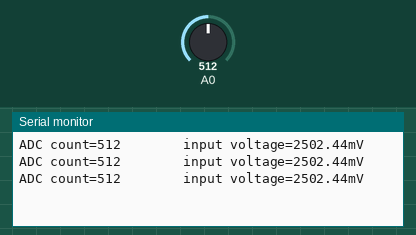
This sketch was run on a simulated Arduino Uno, built with avr-gcc and run on an emulated ATmega328P. Shown: the last lines printed to the serial monitor. The inputs (shaded band) are chosen by the test bench; at power-on: A0 = 512.

Above: at 1.3 s.
1.4 s: A0 set to 716
At 1.9 s:
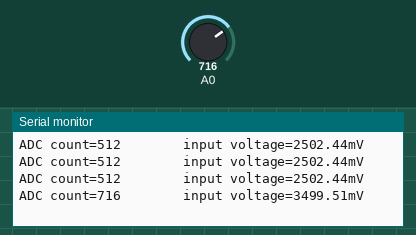
2.9 s: A0 set to 900
At 3.4 s:
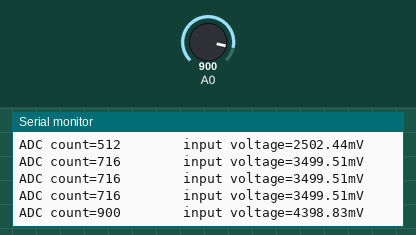
Timing chart, 0 to 5.9 s (numbered marks = the images above; inputs shaded):
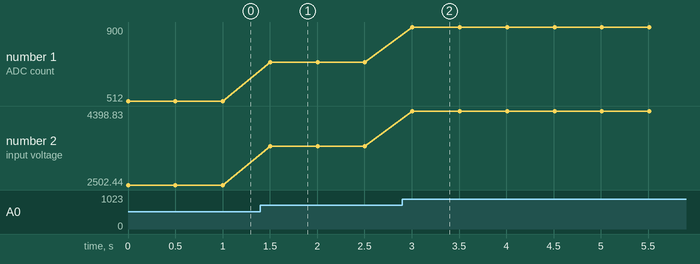

The sketch:

Arduino_1.0.lnk.ino
```cpp
float volt=0;
// the setup routine runs once when you press reset:
void setup() {
  // initialize serial communication at 9600 bits per second:
  Serial.begin(9600);

}

// the loop routine runs over and over again forever:
void loop() {
  // read the input on analog pin 0:
  int sensorValue = analogRead(A0);
  // print out the value you read:
  Serial.print("ADC count=");Serial.print(sensorValue);

 float volt= (float(sensorValue * 5000.0)/1023.0);

  Serial.print("        input voltage=");Serial.print(volt);Serial.println("mV");
  delay(500);        // delay in between reads for stability
}
```

Measured:
- after the input at 1.4 s, the serial monitor: prints a new line after 0.10 s (image 1)
- after the input at 2.9 s, the serial monitor: prints a new line after 0.11 s (image 2)
- plotted number 1: 512 → 716 after the input at 1.4 s, 716 → 900 after the input at 2.9 s
- plotted number 2: 2502.44 → 3499.51 after the input at 1.4 s, 3499.51 → 4398.83 after the input at 2.9 s
